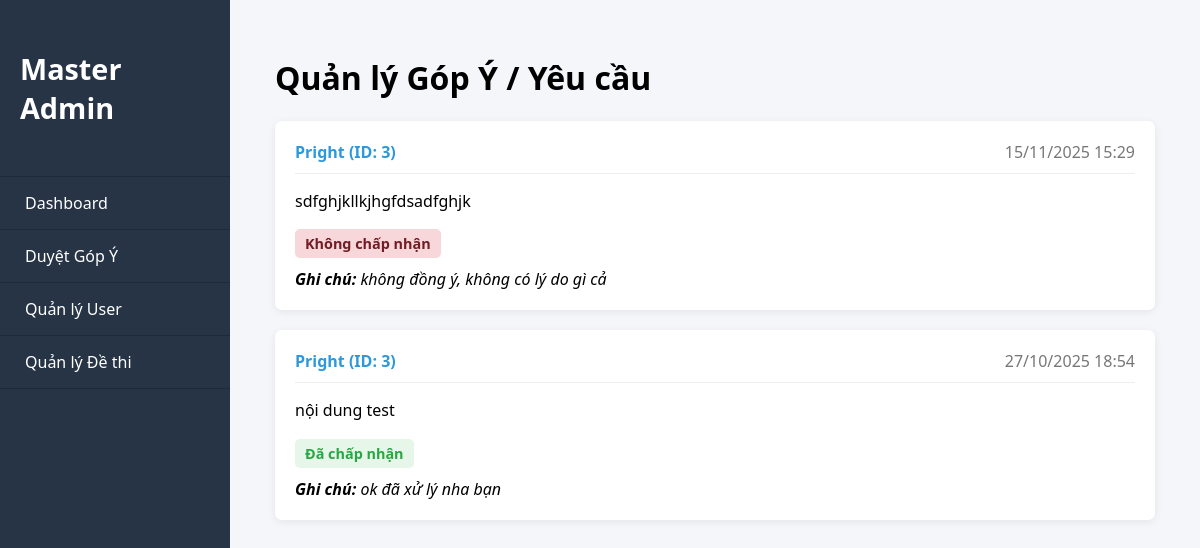
/Admin/manage_ideas.php (signed in), run on the app's committed database.
### tables this page shows
CREATE TABLE `contribute_ideas` (
  `ID_IDEAS` int(11) NOT NULL,
  `IDACC` int(11) NOT NULL,
  `noi_dung_y_kien` text NOT NULL,
  `ngay_dang` datetime DEFAULT current_timestamp(),
  `status` enum('chờ xử lý','đã chấp nhận','không chấp nhận') NOT NULL DEFAULT 'chờ xử lý',
  `ghi_chu` text DEFAULT NULL
);

CREATE TABLE `account` (
  `IDACC` int(11) NOT NULL,
  `username` varchar(50) NOT NULL,
  `email` varchar(100) DEFAULT NULL,
  `ho_ten` varchar(100) DEFAULT NULL,
  `ngay_sinh` date DEFAULT NULL,
  `gioi_tinh` enum('Nam','Nữ','Khác') DEFAULT NULL,
  `password` varchar(255) NOT NULL,
  `quyen` tinyint(4) NOT NULL CHECK (`quyen` in (1,2,3)),
  `ngay_tao` datetime DEFAULT NULL,
  `avatar` varchar(255) DEFAULT NULL
);

### Admin/manage_ideas.php (the view, shortened to what this page needs)
<?php
require_once __DIR__ . '/../Check/Connect.php';
$sql_get_ideas = "SELECT C.*, A.username
                  FROM CONTRIBUTE_IDEAS AS C
                  JOIN ACCOUNT AS A ON C.IDACC = A.IDACC
                  ORDER BY FIELD(C.status, 'chờ xử lý') DESC, C.ngay_dang DESC";
$result_ideas = $conn->query($sql_get_ideas);
$ideas = $result_ideas->fetch_all(MYSQLI_ASSOC);
?>
<!DOCTYPE html>
<html lang="vi">
<head>
    <link rel="stylesheet" href="../CSS/Admin/AdminHome.css">
</head>
<body>
    <div class="admin-container">
        <aside class="sidebar">
            <div class="sidebar-header">
                <h2>Master Admin</h2>
            </div>
            <ul class="sidebar-menu">
                <li><a href="Adminhome.php" style="color:white; text-decoration:none;">Dashboard</a></li>
                <li><a href="manage_ideas.php" style="color:white; text-decoration:none;">Duyệt Góp Ý</a></li>
                <li><a href="manage_users.php" style="color:white; text-decoration:none;">Quản lý User</a></li>
                <li><a href="manager_de.php" style="color:white; text-decoration:none;">Quản lý Đề thi</a></li>
            </ul>
        </aside>
        <main class="dashboard">
            <h1>Quản lý Góp Ý / Yêu cầu</h1>
            <div class="idea-list">
                <?php if(empty($ideas)): ?>
                    <p>Không có góp ý nào.</p>
                <?php else: ?>
                    <?php foreach ($ideas as $idea): ?>
                        <div class="idea-item">
                            <div class="idea-header">
                                <span class="idea-author"><?php echo htmlspecialchars($idea['username']); ?> (ID: <?php echo $idea['IDACC']; ?>)</span>
                                <span class="idea-date"><?php echo date("d/m/Y H:i", strtotime($idea['ngay_dang'])); ?></span>
                            </div>
                            <div class="idea-body">
                                <?php echo htmlspecialchars($idea['noi_dung_y_kien']); ?>
                            </div>
                            <?php if ($idea['status'] == 'chờ xử lý'): ?>
                                <form class="admin-form" action="manage_ideas.php" method="POST">
                                    <input type="hidden" name="idea_id" value="<?php echo $idea['ID_IDEAS']; ?>">
                                    <label for="ghi_chu_<?php echo $idea['ID_IDEAS']; ?>">Ghi chú (Lý do):</label>
                                    <textarea name="ghi_chu" id="ghi_chu_<?php echo $idea['ID_IDEAS']; ?>" required></textarea>
                                    <div class="actions">
                                        <button type="submit" name="status" value="đã chấp nhận" class="btn-submit">Chấp nhận</button>
                                        <button type="submit" name="status" value="không chấp nhận" class="btn-submit btn-reject">Từ chối</button>
                                    </div>
                                </form>
                            <?php else: ?>
                                <?php if ($idea['status'] == 'đã chấp nhận'): ?>
                                    <span class="idea-status status-accepted">Đã chấp nhận</span>
                                <?php else: ?>
                                    <span class="idea-status status-rejected">Không chấp nhận</span>
                                <?php endif; ?>
                                <p style="margin: 10px 0 0 0; font-style: italic;">
                                    <strong>Ghi chú:</strong> <?php echo htmlspecialchars($idea['ghi_chu']); ?>
                                </p>
                            <?php endif; ?>
                        </div>
                    <?php endforeach; ?>
                <?php endif; ?>
            </div>
        </main>
    </div>
</body>
</html>

### CSS/Admin/AdminHome.css (style rules this page uses)
body { margin: 0; padding: 0; font-family: 'Segoe UI', Arial, sans-serif; background: #f4f6fa; }
.admin-container { display: flex; min-height: 100vh; }
.sidebar { width: 230px; background: #263446; color: #fff; flex-shrink: 0; display: flex; flex-direction: column; }
.sidebar-header { padding: 25px 20px; font-size: 1.2em; border-bottom: 1px solid #1f2a38; }
.sidebar-menu { list-style: none; padding: 0; margin: 0; flex: 1; }
.sidebar-menu li { padding: 15px 25px; border-bottom: 1px solid #1f2a38; cursor: pointer; transition: background 0.18s; }
.dashboard { flex: 1; padding: 35px 45px; }

### Admin/manage_ideas.php (style rules this page uses)
.dashboard { flex-direction: column; }
.form-container, .idea-item { background: #fff; padding: 20px; border-radius: 7px; box-shadow: 0 2px 8px rgba(0,0,0,0.07); margin-bottom: 20px; }
.idea-header { display: flex; justify-content: space-between; border-bottom: 1px solid #eee; padding-bottom: 10px; }
.idea-author { font-weight: bold; color: #2d98da; }
.idea-date { color: #777; }
.idea-body { margin: 15px 0; line-height: 1.6; }
.idea-status { font-weight: bold; padding: 5px 10px; border-radius: 5px; display: inline-block; font-size: 0.9em; }
.status-accepted { background: #e6f7e9; color: #28a745; }
.status-rejected { background: #f8d7da; color: #721c24; }

### data on the page
contribute_ideas: IDACC.username "Pright", IDACC "3", ngay_dang "15/11/2025 15:29", noi_dung_y_kien "sdfghjkllkjhgfdsadfghjk", status "Không chấp nhận", ghi_chu "không đồng ý, không có lý do gì cả"
contribute_ideas: IDACC.username "Pright", IDACC "3", ngay_dang "27/10/2025 18:54", noi_dung_y_kien "nội dung test", status "Đã chấp nhận", ghi_chu "ok đã xử lý nha bạn"
